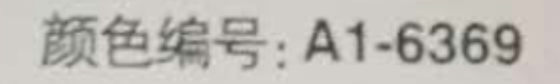
#> input picture images/test5.png, 560 x 84 px
$ jupyter execute --allow-errors pre_precess.ipynb
#> lines starting #> are read from the running program, lines starting #| are printed output that depends on the picture; after the words box and inside, x2 and y2 are one past the last pixel; in counts of white or black regions, pixels touching at a corner belong together; long printed decimals are rounded
### 1. 文本清晰度改进尝试

[cell 1]
from IPython.display import display
import matplotlib.pyplot as plt
import cv2
import numpy as np
from PIL import Image
from glob import glob
import pytesseract

def text_recognition(img):
    conf = '-l chi_sim --oem 3 --psm 7 -c load_system_dawg=0 -c load_freq_dawg=0'
    df = pytesseract.image_to_data(img, output_type=pytesseract.Output.DATAFRAME, config=conf)
    df = df[df.conf>0][['conf', 'text']]
    return df.to_dict('split').get('data')


# import cv2.cv as cv
# /Users/liuliangjun/Downloads/test6.png
# ./images/test5.png
img = cv2.imread('./images/test5.png')  #  test4 test1 test5
#> img is the input picture: shape (84, 560, 3); mean B, G, R 180.5, 185.9, 188.9
img = cv2.resize(img, (213, 32))
#> img: shape (32, 213, 3)
GrayImage = cv2.cvtColor(img, cv2.COLOR_BGR2GRAY)

# 二值化
# 模式 THRESH_BINARY THRESH_TRUNC THRESH_TOZERO
ret, thresh1 = cv2.threshold(GrayImage, 150, 255, cv2.THRESH_BINARY)
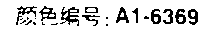
#> thresh1: shape (32, 213); 84.4% white; black in thin lines or dots, all inside (x1, y1, x2, y2) = (16, 6, 198, 26)
# ret,thresh2=cv2.threshold(GrayImage,130,255,cv2.THRESH_BINARY_INV)

# 定义卷积核
kernel = np.uint8(np.zeros((3, 3)))
kernel[1][1] = 1
kernel[0][1] = 1
kernel[1][0] = 1
kernel[1][2] = 1
kernel[2][1] = 1

# for x in range(3):
#     kernel[x, 2] = 1
#     kernel[2, x] = 1
print(kernel)

# 原图
display(Image.fromarray(GrayImage))
print(text_recognition(GrayImage))
#> (the call stopped at in text_recognition, `df = pytesseract.image_to_data(img, output_type=pytesseract.Output.DAT..`: pytesseract is not available in this run)

# 二值化
display(Image.fromarray(thresh1))
print(text_recognition(thresh1))
#> (the call stopped at in text_recognition, `df = pytesseract.image_to_data(img, output_type=pytesseract.Output.DAT..`: pytesseract is not available in this run)

# 腐蚀图像
eroded = cv2.erode(thresh1, kernel)
#> eroded: shape (32, 213); 70.8% white; 9 black regions (2 under 20 px), largest, box (x1, y1, x2, y2) and area: (143, 8, 199, 26) 645, (50, 6, 80, 27) 336, (15, 5, 38, 26) 309
display(Image.fromarray(eroded))
print(text_recognition(eroded))
#> (the call stopped at in text_recognition, `df = pytesseract.image_to_data(img, output_type=pytesseract.Output.DAT..`: pytesseract is not available in this run)

# 膨胀图像
dilated = cv2.dilate(eroded, kernel)
#> dilated: shape (32, 213); 82.5% white; 18 black regions (7 under 20 px), largest, box (x1, y1, x2, y2) and area: (60, 7, 79, 26) 218, (16, 6, 37, 25) 131, (82, 7, 100, 26) 125
display(Image.fromarray(dilated))
print(text_recognition(dilated))
#> (the call stopped at in text_recognition, `df = pytesseract.image_to_data(img, output_type=pytesseract.Output.DAT..`: pytesseract is not available in this run)

#### 结论： 识别结果的正确与否 非常依赖二值化的时候设置的阈值，很难具有普遍适用性
#### tesseract 对图像噪音也有不错的适应性

#### 图片大小对识别结果也有影响  图片太大会影响质量 建议缩小为高为32的

[cell 2]
paths = glob('./images/*_.png')

def process_img(path):
    img = cv2.imread(path)
    img = cv2.cvtColor(img, cv2.COLOR_BGR2GRAY)
#     display(img)

    arr = (img // 10)*10
    counts = np.bincount(arr.flatten())
#     print(np.argmax(counts))

    display(Image.fromarray(img))

    # threshold
#     ret, thresh1 = cv2.threshold(img, 40, 255, cv2.THRESH_BINARY)
#     ret, thresh1 = cv2.threshold(img, 127, 255, cv2.THRESH_TRUNC)

    # 对比度图像增强法
#     new_arr = thresh1*2

    img = Image.fromarray(img)
    display(img.convert('RGB'))
    return img

#> (the rest of this cell did not finish here and is left out)

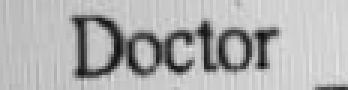
#> input picture images/13.png, 116 x 30 px (shown 3 times larger)
#> in process_img, img is the input picture: shape (30, 116, 3); min 11, max 227, mean 176.7
#> in process_img, `counts = np.bincount(arr.flatten())`: counts = 221 values, max 957 at index 190, min 0 at index 0, mean 15.75
    df = pytesseract.image_to_data(image, output_type=pytesseract.Output.DATAFRAME, config='-l chi_sim --oem 3 --psm 7 -c load_system_dawg=0 -c load_freq_dawg=0')

    df = df[df.conf>0][['conf', 'text']]
    print(df.to_dict('split').get('data'))
    break

### 2. 图片水平矫正方法一  (图像旋转方式矫正)

[cell 3]
# 图片旋转
import math
def rotate_bound(image, angle):
    # angle 处理
    if angle < -60:
        angle = np.abs(angle) - 90
    elif angle > 60:
        angle = 90 - angle

    #获取宽高
    (h, w) = image.shape[:2]
    (cX, cY) = (w // 2, h // 2)

    # 提取旋转矩阵 sin cos
    M = cv2.getRotationMatrix2D((cX, cY), -angle, 1.0)
    cos = np.abs(M[0, 0])
    sin = np.abs(M[0, 1])

    # 计算图像的新边界尺寸
    nW = int((h * sin) + (w * cos))
    nH = h

    # 调整旋转矩阵
    M[0, 2] += (nW / 2) - cX
    M[1, 2] += (nH / 2) - cY

    return cv2.warpAffine(image, M, (nW, nH),flags=cv2.INTER_CUBIC, borderMode=cv2.BORDER_REPLICATE)


# 获取图片旋转角度
def get_minAreaRect(image):
    gray = cv2.cvtColor(image, cv2.COLOR_BGR2GRAY)
    gray = cv2.bitwise_not(gray)
    thresh = cv2.threshold(gray, 127, 255,
        cv2.THRESH_BINARY | cv2.THRESH_OTSU)[1]
    coords = np.column_stack(np.where(thresh > 0))
    return cv2.minAreaRect(coords)[-1]

image_path = './images/test4.png'
image = cv2.imread(image_path)
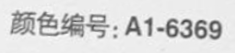
#> input picture images/test4.png, 235 x 53 px
#> image is the input picture: shape (53, 235, 3); min 72, max 249, mean 215.9
angle = get_minAreaRect(image)
#> in get_minAreaRect, `thresh = cv2.threshold(gray, 127, 255, cv2.THRESH_BINARY | cv2.THRESH_..`:
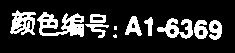
#> thresh: shape (53, 235); 18.7% white; 11 white regions (2 under 20 px), largest, box (x1, y1, x2, y2) and area: (37, 12, 84, 37) 655, (10, 10, 36, 35) 400, (157, 18, 193, 39) 371
#> in get_minAreaRect, `coords = np.column_stack(np.where(thresh > 0))`: coords = 2330 pairs, first value 10 to 39, second value 10 to 221
#> angle = -2.79
rotated = rotate_bound(image, angle)
#> in rotate_bound, `M = cv2.getRotationMatrix2D((cX, cY), -angle, 1.0)`: M = [[0.999, 0.0487, -1.13], [-0.0487, 0.999, 5.73]]
#> in rotate_bound, `cos = np.abs(M[0, 0])`: cos = 0.999
#> in rotate_bound, `sin = np.abs(M[0, 1])`: sin = 0.0487
#> in rotate_bound, `nW = int((h * sin) + (w * cos))`: nW = 237

print(angle)
#| -2.793
display(Image.fromarray(image))
print(text_recognition(image))
#> (the call stopped at in text_recognition, `df = pytesseract.image_to_data(img, output_type=pytesseract.Output.DAT..`: pytesseract is not available in this run)
display(Image.fromarray(rotated))
print(text_recognition(rotated))
#> (the call stopped at in text_recognition, `df = pytesseract.image_to_data(img, output_type=pytesseract.Output.DAT..`: pytesseract is not available in this run)

#### 文本水平矫正后，有效提高识别率

[cell 4]
# 以 ~ | — _ 空格 开头结尾的都可以去除
# adjust调整False，然后扩展两个像素点

### 3. 直线检测 抹去干扰线

[cell 5]
# left 不为-1的拼接，特殊符号去空格，单词之间空格连接
# 直线检测

import cv2 as cv
import numpy as np


def line_detect_possible(image):
    gray = cv.cvtColor(image, cv.COLOR_BGR2GRAY)
    edges = cv.Canny(gray, 50, 100, apertureSize = 3)
    # minLineLength - 线段的最小长度. Line segments shorter than this are rejected.
    # maxLineGap - 使程序识别线段为一条线的线段之间最大的空隙
    lines = cv.HoughLinesP(edges, 1, np.pi/180, 50, 100, minLineLength = 50, maxLineGap = 1)
    if lines is None:
        return

    h, w, _ = image.shape

    # 填充颜色计算
    arr = image.flatten()
    arr = [i for i in arr if i >= 80] # 灰度大于80的才计算（太黑的就是字体颜色了）
    gray = sum(arr) / max(len(arr), 1) # 避免除0报错

    for line in lines:
        x1, y1, x2, y2 = line[0]
        # 只处理水平线，避免识别错误线段必须大于长度的三分一以上
        if (y2 - y1) > (x2 - x1) or (x2 - x1) < w/3:
            continue

        # 画线条
        #cv.line(image, (x1, y1), (x2, y2), (0, 0, 255), 2)
        # 整条水平线都画颜色
        cv.line(image, (0, y1), (w, y2), (gray, gray, gray), 2)

    img = Image.fromarray(image)
    display(img)
    return img

src = cv.imread("./images/17_.png")
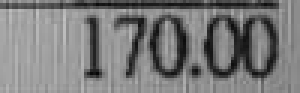
#> input picture images/17_.png, 100 x 31 px (shown 3 times larger)
#> src is the input picture: shape (31, 100, 3); min 7, max 192, mean 122.4
display(Image.fromarray(src))
line_detect_possible(src)
#> in line_detect_possible, `edges = cv.Canny(gray, 50, 100, apertureSize = 3)`:
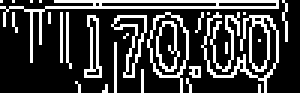
#> edges: shape (31, 100) (shown 3 times larger); 24.8% white in thin lines or dots
#> in line_detect_possible, `lines = cv.HoughLinesP(edges, 1, np.pi/180, 50, 100, minLineLength = 5..`: lines = [[15, 2, 92, 2], [18, 0, 94, 0]]
#> in line_detect_possible, `arr = image.flatten()`: arr = 9300 values, max 192 at index 1863, min 7 at index 7296, mean 122.4
#> in line_detect_possible, `arr = [i for i in arr if i >= 80]`: arr = 7341 values, max 192 at index 1314, min 80 at index 159, mean 142.1
#> in line_detect_possible, `gray = sum(arr) / max(len(arr), 1)`: gray = 142.1
#> the loop in line_detect_possible, `for line in lines:` made 2 passes
#> after the loop in line_detect_possible, `for line in lines:`: image: shape (31, 100, 3); 12.81% of pixels changed, all inside (x1, y1, x2, y2) = (0, 0, 100, 4)

src = cv.imread("./images/27_.png")
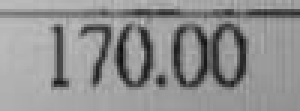
#> input picture images/27_.png, 100 x 37 px (shown 3 times larger)
#> src is the input picture: shape (37, 100, 3); min 13, max 191, mean 143.4
display(Image.fromarray(src))
line_detect_possible(src)
#> in line_detect_possible (call 2), `edges = cv.Canny(gray, 50, 100, apertureSize = 3)`:
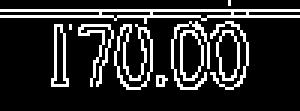
#> edges: shape (37, 100) (shown 3 times larger); 16.9% white in thin lines or dots, all inside (x1, y1, x2, y2) = (0, 0, 100, 30)
#> in line_detect_possible (call 2), `lines = cv.HoughLinesP(edges, 1, np.pi/180, 50, 100, minLineLength = 5..`: lines = [[0, 3, 99, 3], [0, 5, 66, 5]]
#> in line_detect_possible (call 2), `arr = image.flatten()`: arr = 11100 values, max 191 at index 2241, min 13 at index 4920, mean 143.4
#> in line_detect_possible (call 2), `arr = [i for i in arr if i >= 80]`: arr = 9945 values, max 191 at index 2100, min 80 at index 1062, mean 153.7
#> in line_detect_possible (call 2), `gray = sum(arr) / max(len(arr), 1)`: gray = 153.7
#> the loop in line_detect_possible (call 2), `for line in lines:` made 2 passes
#> after the loop in line_detect_possible (call 2), `for line in lines:`:
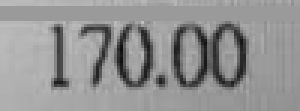
#> image: shape (37, 100, 3) (shown 3 times larger); 13.3% of pixels changed, all inside (x1, y1, x2, y2) = (0, 2, 100, 7)
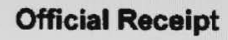
#> input picture images/10_.png, 228 x 40 px
#> further down, src is the input picture: shape (40, 228, 3); min 3, max 230, mean 163

# 只处理水平干扰线（需要判断是否为水平）
# 占长度的60%以上 才算干扰线
# 高斯填充

#> (a cell that did not finish here is left out)
